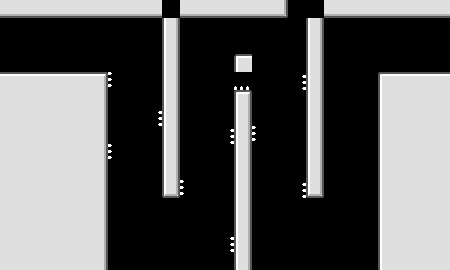

Rendered tile map (Tiled .tmx) drawn with the repository's tilesets; below, a short description and the full map source, tile grids included:
An orthogonal 25x15 tile map with 18x18 px tiles, 1 tile layer (Tile Layer 1), 1 hidden layer not drawn, 6 tilesets.

<map version="1.10" tiledversion="1.11.1" orientation="orthogonal" renderorder="right-down" width="25" height="15" tilewidth="18" tileheight="18" infinite="0" nextlayerid="3" nextobjectid="1">
 <tileset firstgid="1" source="marble_packed.tsx" />
 <tileset firstgid="82" source="more-marble-blocks.tsx" />
 <tileset firstgid="94" source="spike.tsx" />
 <tileset firstgid="95" source="marble-packed spike.tsx" />
 <tileset firstgid="176" source="void.tsx" />
 <tileset firstgid="177" source="marble-blocks-corner-edge.tsx" />
 <layer id="1" name="Tile Layer 1" width="25" height="15">
  <data encoding="csv">
47,47,47,47,47,47,47,47,47,200,47,47,47,47,47,48,0,195,47,47,47,47,47,47,47,
2684354736,0,0,0,0,0,0,0,0,93,0,0,0,0,0,0,0,93,0,0,0,0,0,0,1610612912,
2684354736,0,0,0,0,0,0,0,0,93,0,0,0,0,0,0,0,93,0,0,0,0,0,0,1610612912,
2684354736,0,0,0,0,0,0,0,0,93,0,0,0,122,0,0,0,93,0,0,0,0,0,0,1610612912,
29,29,29,29,29,30,2684354654,0,0,93,0,0,0,94,0,0,1610612830,93,0,0,0,28,29,29,29,
38,38,38,38,38,39,0,0,0,93,0,0,0,90,0,0,0,93,0,0,0,37,38,38,38,
38,38,38,38,38,39,0,0,1610612830,93,0,0,0,93,0,0,0,93,0,0,0,37,38,38,38,
38,38,38,38,38,39,0,0,0,93,0,0,1610612830,93,2684354654,0,0,93,0,0,0,37,38,38,38,
38,38,38,38,38,39,2684354654,0,0,93,0,0,0,93,0,0,0,93,0,0,0,37,38,38,38,
38,38,38,38,38,39,0,0,0,93,0,0,0,93,0,0,0,93,0,0,0,37,38,38,38,
38,38,38,38,38,39,0,0,0,89,2684354654,0,0,93,0,0,1610612830,89,0,0,0,37,38,38,38,
38,38,38,38,38,39,0,0,0,0,0,0,0,93,0,0,0,0,0,0,0,37,38,38,38,
38,38,38,38,38,39,0,0,0,0,0,0,0,93,0,0,0,0,0,0,0,37,38,38,38,
38,38,38,38,38,39,0,0,0,0,0,0,1610612830,93,0,0,0,0,0,0,0,37,38,38,38,
38,38,38,38,38,39,176,176,176,176,176,176,176,93,176,176,176,176,176,176,176,37,38,38,38
</data>
 </layer>
 <layer id="2" name="Tile Layer 1" width="25" height="15" visible="0">
  <data encoding="csv">
47,47,47,47,47,47,47,47,47,200,47,47,47,47,47,47,47,200,47,47,47,47,47,47,47,
2684354736,0,0,0,0,0,0,0,0,93,0,0,0,0,0,0,0,93,0,0,0,0,0,0,1610612912,
2684354736,0,0,0,0,0,0,0,0,93,0,0,0,0,0,0,0,93,0,0,0,0,0,0,1610612912,
2684354736,0,0,0,0,0,0,0,0,93,0,0,0,122,0,0,0,93,0,0,0,0,0,0,1610612912,
29,29,29,29,29,30,2684354654,0,0,93,0,0,0,94,0,0,1610612830,93,0,0,0,28,29,29,29,
38,38,38,38,38,39,0,0,0,93,0,0,0,90,0,0,0,93,0,0,0,37,38,38,38,
38,38,38,38,38,39,0,0,1610612830,93,0,0,0,93,0,0,0,93,0,0,0,37,38,38,38,
38,38,38,38,38,39,0,0,0,93,0,0,1610612830,93,2684354654,0,0,93,0,0,0,37,38,38,38,
38,38,38,38,38,39,2684354654,0,0,93,0,0,0,93,0,0,0,93,0,0,0,37,38,38,38,
38,38,38,38,38,39,0,0,0,93,0,0,0,93,0,0,0,93,0,0,0,37,38,38,38,
38,38,38,38,38,39,0,0,0,89,2684354654,0,0,93,0,0,1610612830,89,0,0,0,37,38,38,38,
38,38,38,38,38,39,0,0,0,0,0,0,0,93,0,0,0,0,0,0,0,37,38,38,38,
38,38,38,38,38,39,0,0,0,0,0,0,0,93,0,0,0,0,0,0,0,37,38,38,38,
38,38,38,38,38,39,0,0,0,0,0,0,1610612830,93,0,0,0,0,0,0,0,37,38,38,38,
38,38,38,38,38,39,176,176,176,176,176,176,176,93,176,176,176,176,176,176,176,37,38,38,38
</data>
 </layer>
</map>
